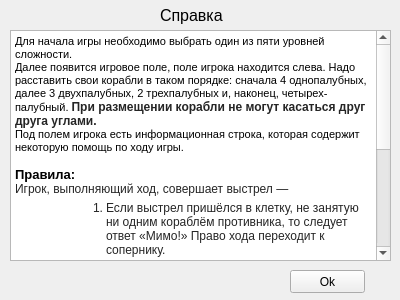
<?xml version="1.0" encoding="UTF-8"?>
<ui version="4.0">
 <class>Help</class>
 <widget class="QWidget" name="Help">
  <property name="geometry">
   <rect>
    <x>0</x>
    <y>0</y>
    <width>400</width>
    <height>300</height>
   </rect>
  </property>
  <property name="windowTitle">
   <string>Помощь</string>
  </property>
  <widget class="QLabel" name="label">
   <property name="geometry">
    <rect>
     <x>160</x>
     <y>0</y>
     <width>161</width>
     <height>31</height>
    </rect>
   </property>
   <property name="font">
    <font>
     <pointsize>12</pointsize>
    </font>
   </property>
   <property name="text">
    <string>Справка</string>
   </property>
  </widget>
  <widget class="QTextBrowser" name="textBrowser">
   <property name="geometry">
    <rect>
     <x>10</x>
     <y>30</y>
     <width>381</width>
     <height>231</height>
    </rect>
   </property>
   <property name="html">
    <string>&lt;!DOCTYPE HTML PUBLIC &quot;-//W3C//DTD HTML 4.0//EN&quot; &quot;http://www.w3.org/TR/REC-html40/strict.dtd&quot;&gt;
&lt;html&gt;&lt;head&gt;&lt;meta name=&quot;qrichtext&quot; content=&quot;1&quot; /&gt;&lt;style type=&quot;text/css&quot;&gt;
p, li { white-space: pre-wrap; }
&lt;/style&gt;&lt;/head&gt;&lt;body style=&quot; font-family:'MS Shell Dlg 2'; font-size:8.25pt; font-weight:400; font-style:normal;&quot;&gt;
&lt;p style=&quot; margin-top:0px; margin-bottom:0px; margin-left:0px; margin-right:0px; -qt-block-indent:0; text-indent:0px;&quot;&gt;Для начала игры необходимо выбрать один из пяти уровней сложности.&lt;/p&gt;
&lt;p style=&quot; margin-top:0px; margin-bottom:0px; margin-left:0px; margin-right:0px; -qt-block-indent:0; text-indent:0px;&quot;&gt;Далее появится игровое поле, поле игрока находится слева. Надо расставить свои корабли в таком порядке: сначала 4 однопалубных, далее 3 двухпалубных, 2 трехпалубных и, наконец, четырех-палубный. &lt;span style=&quot; font-family:'sans-serif'; font-size:9pt; font-weight:600; color:#252525; background-color:#ffffff;&quot;&gt;При размещении корабли не могут касаться друг друга углами.&lt;/span&gt;&lt;/p&gt;
&lt;p style=&quot; margin-top:0px; margin-bottom:0px; margin-left:0px; margin-right:0px; -qt-block-indent:0; text-indent:0px;&quot;&gt;Под полем игрока есть информационная строка, которая содержит некоторую помощь по ходу игры.&lt;/p&gt;
&lt;p style=&quot;-qt-paragraph-type:empty; margin-top:0px; margin-bottom:0px; margin-left:0px; margin-right:0px; -qt-block-indent:0; text-indent:0px;&quot;&gt;&lt;br /&gt;&lt;/p&gt;
&lt;p style=&quot; margin-top:0px; margin-bottom:0px; margin-left:0px; margin-right:0px; -qt-block-indent:0; text-indent:0px;&quot;&gt;&lt;span style=&quot; font-size:10pt; font-weight:600;&quot;&gt;Правила:&lt;/span&gt;&lt;/p&gt;
&lt;p style=&quot; margin-top:0px; margin-bottom:0px; margin-left:0px; margin-right:0px; -qt-block-indent:0; text-indent:0px;&quot;&gt;&lt;span style=&quot; font-family:'sans-serif'; font-size:9pt; color:#252525; background-color:#ffffff;&quot;&gt;Игрок, выполняющий ход, совершает выстрел — &lt;/span&gt;&lt;/p&gt;
&lt;ol style=&quot;margin-top: 0px; margin-bottom: 0px; margin-left: 0px; margin-right: 0px; -qt-list-indent: 1;&quot;&gt;&lt;li style=&quot; font-family:'sans-serif'; font-size:9pt; color:#252525;&quot; style=&quot; margin-top:5px; margin-bottom:1px; margin-left:51px; margin-right:0px; -qt-block-indent:0; text-indent:0px;&quot;&gt;Если выстрел пришёлся в клетку, не занятую ни одним кораблём противника, то следует ответ «Мимо!» Право хода переходит к сопернику.&lt;/li&gt;
&lt;li style=&quot; font-family:'sans-serif'; font-size:9pt; color:#252525;&quot; style=&quot; margin-top:0px; margin-bottom:1px; margin-left:51px; margin-right:0px; -qt-block-indent:0; text-indent:0px;&quot;&gt;Если выстрел пришёлся в клетку, где находится многопалубный корабль (размером больше чем 1 клетка), то следует ответ «Ранил!». &lt;/li&gt;
&lt;li style=&quot; font-family:'sans-serif'; font-size:9pt; color:#252525;&quot; style=&quot; margin-top:0px; margin-bottom:1px; margin-left:51px; margin-right:0px; -qt-block-indent:0; text-indent:0px;&quot;&gt;Если выстрел пришёлся в клетку, где находится однотрубный корабль или последнюю непоражённую клетку многопалубного корабля, то следует ответ «Потоплен!» или «Убит!». &lt;/li&gt;&lt;/ol&gt;
&lt;p style=&quot; margin-top:8px; margin-bottom:8px; margin-left:0px; margin-right:0px; -qt-block-indent:0; text-indent:0px; line-height:22.4px; background-color:#ffffff;&quot;&gt;&lt;span style=&quot; font-family:'sans-serif'; font-size:10pt; color:#252525; background-color:#ffffff;&quot;&gt;Победителем считается тот, кто первым потопит все 10 кораблей противника. &lt;/span&gt;&lt;/p&gt;
&lt;p style=&quot; margin-top:8px; margin-bottom:8px; margin-left:0px; margin-right:0px; -qt-block-indent:0; text-indent:0px; line-height:22.4px; background-color:#ffffff;&quot;&gt;&lt;span style=&quot; font-family:'sans-serif'; font-size:10pt; color:#252525; background-color:#ffffff;&quot;&gt;Желаем удачи!&lt;/span&gt;&lt;/p&gt;&lt;/body&gt;&lt;/html&gt;</string>
   </property>
  </widget>
  <widget class="QPushButton" name="pushButton">
   <property name="geometry">
    <rect>
     <x>290</x>
     <y>270</y>
     <width>75</width>
     <height>23</height>
    </rect>
   </property>
   <property name="text">
    <string>Ok</string>
   </property>
  </widget>
 </widget>
 <resources/>
 <connections>
  <connection>
   <sender>pushButton</sender>
   <signal>clicked()</signal>
   <receiver>Help</receiver>
   <slot>close()</slot>
   <hints>
    <hint type="sourcelabel">
     <x>327</x>
     <y>281</y>
    </hint>
    <hint type="destinationlabel">
     <x>199</x>
     <y>149</y>
    </hint>
   </hints>
  </connection>
 </connections>
</ui>
